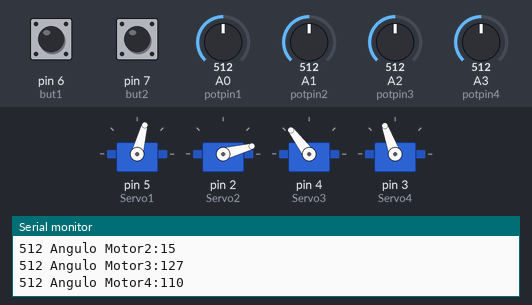
A sketch run on a simulated Arduino Uno, built with avr-gcc and run on an emulated ATmega328P. Shown: 4 × servo, the last lines printed to the serial monitor. Inputs (shaded band) come from the test bench; at power-on: A0 (potpin1) = 512, A1 (potpin2) = 512, A3 (potpin4) = 512, A2 (potpin3) = 512, pin 6 (but1) LOW, pin 7 (but2) LOW.

Above: at 1.2 s.
1.3 s: A0 (potpin1) set to 716
At 2.4 s:
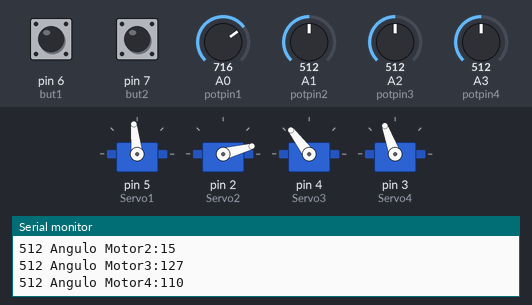
2.8 s: A1 (potpin2) set to 716
At 3.5 s:
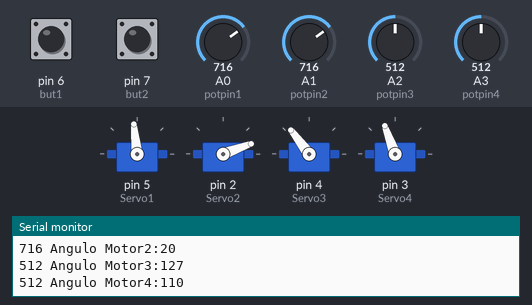
4.3 s: A3 (potpin4) set to 306
At 4.7 s:
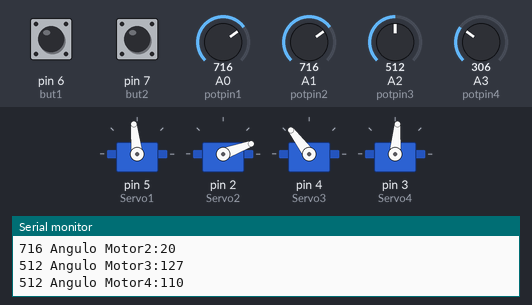
5.8 s: A2 (potpin3) set to 716
At 6.9 s:
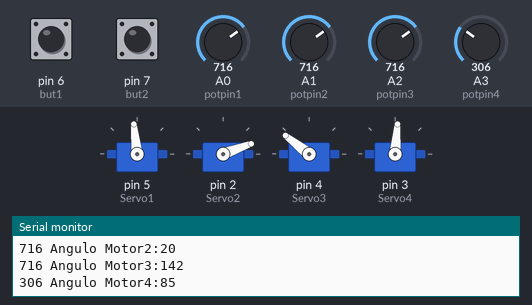
7.3 s: pin 6 (but1) pulled HIGH for 0.15 s
At 8.9 s:
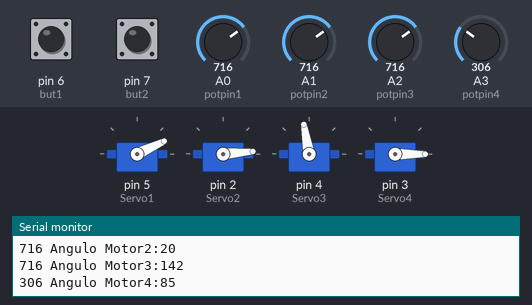
10.4 s: pin 7 (but2) pulled HIGH for 1 s
Timing chart, 0 to 15.4 s (numbered marks = the images above; inputs shaded):
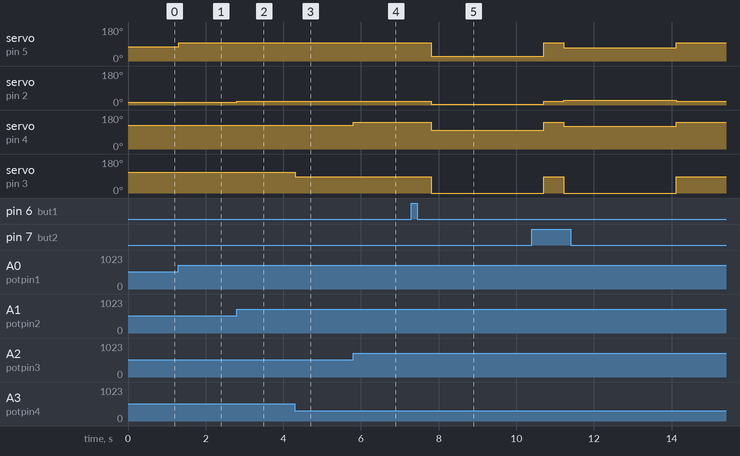

The sketch:

sketch_jun27a.ino
```cpp
#define potpin1  0
#define potpin2  1
#define potpin3  2
#define potpin4  3

//////////////////////////////////////////////////////////////////////////////////////////

                              //C++
#include <Servo.h>

//CRIANDO OS OBJETOS DA BIBLIOTECA SERVO
Servo Servo1; //Objeto servo para controlar a base
Servo Servo2; //Objeto servBracoo para controlar a garra
Servo Servo3; //Objeto servo para controlar a altura do braço
Servo Servo4; //Objeto servo para profundidade a altura do braço

//CRIANDO AS VARIAVEIS
int val1;
int val2;
int val3;
int val4;

int but1 = 6;
int but2 = 7;

int p;
int i;

//CONFIGURANDO O MOSTRADOR SERIAL
unsigned long mostradorTimer = 1;
const unsigned long intervaloMostrador = 1000;

///////////////////////////////////////////////////////////////////////////////////////
                            //ARDUINO

//FUNÃO SETUP QUE INSTANCIA AS VARIAVEIS PRO ARDUINO
void setup() {
  //INICIA O SERIAL
  Serial.begin(9600);
  //ASSOCIA CADA MOTOR SERVO A UM PINO pwm
  Servo1.attach(5);
  Servo2.attach(2);
  Servo3.attach(4);
  Servo4.attach(3);

  //INSTANCIA OS BOTÕES DISPONIVEIS COMO INPUT
  pinMode(but1,INPUT);
  pinMode(but2,INPUT);
}

//FUNÇÃO LOOP RESPONSAVEL PELO FUNCIONAMENTO DO CODIGO
void loop()
{
  //PASSA OS VALORES CONVERTIDO DO POTENCIOMETRO QUE VAI DE 0 - 1023 PARA OS SERVO QUE RESISTEM DE 0 - 180.
  val1 = map(analogRead(potpin1), 0, 1023, 20, 130);
  Servo1.write(val1);
  val2 = map(analogRead(potpin2), 0, 1023, 0, 30);
  Servo2.write(val2);
  val3 = map(analogRead(potpin3), 0, 1023, 90, 165);
  Servo3.write(val3);
  val4 = map(analogRead(potpin4), 0, 1023, 50, 170);
  Servo4.write(val4);

  delay(10);

    //IF RESPONSAVEL POR PASSAR UNS ESTADOS DE MOVIMENTO DO BOTÃO 2
    if (digitalRead(but2) == HIGH)
    {
     delay(500);
     Servo1.write(70);
     Servo2.write(25); //GARRA
     Servo3.write(120);
     Servo4.write(90); //BASE
     for(p = 80; p <= 150; p--)
     Servo4.write(p);
     delay(500);
   };

    //IF RESPONSAVEL POR PASSAR UNS ESTADOS DE MOVIMENTO DO BOTÃO 2
    if (digitalRead(but1) == HIGH)
    {
     delay(500);
     Servo1.write(25);
     Servo2.write(5); //GARRA
     Servo3.write(100);
     Servo4.write(60);
     for(p = 60; p <= 150; p--)
     Servo4.write(p);
     delay(500);
   };


  if ((millis() - mostradorTimer) >= intervaloMostrador)
  {
  // envio para o monitor serial do posicionamentos dos motores
  Serial.println("****************");

//  Serial.print("Pot1:");
  Serial.print(analogRead(potpin1)); //GARRA
  Serial.print(" Angulo Motor1:");
  Serial.println(val1);

//  Serial.print("Pot2:");
  Serial.print(analogRead(potpin2)); //BASE
  Serial.print(" Angulo Motor2:");
  Serial.println(val2);

 // Serial.print("Pot3:");
  Serial.print(analogRead(potpin3)); //ALTURA
  Serial.print(" Angulo Motor3:");
  Serial.println(val3);

//  Serial.print("Pot4:");
  Serial.print(analogRead(potpin4)); //PROFUNDIDADE
  Serial.print(" Angulo Motor4:");
  Serial.println(val4);
//  Serial.println(but1);

  mostradorTimer = millis();
  }

}
```

Measured:
- after the input at 1.3 s, servo on pin 5 (Servo1): 75° → 96° at once
- after the input at 2.8 s, servo on pin 2 (Servo2): 15° → 20° at once
- after the input at 4.3 s, servo on pin 3 (Servo4): 110° → 85° at once
- after the input at 5.8 s, servo on pin 4 (Servo3): 127° → 142° at once
- after the input at 7.3 s, servo on pin 5 (Servo1): 96° → 25° after 0.51 s; servo on pin 2 (Servo2): 20° → 5° after 0.51 s; servo on pin 4 (Servo3): 142° → 100° after 0.51 s; servo on pin 3 (Servo4): 85° → 0° after 0.51 s
